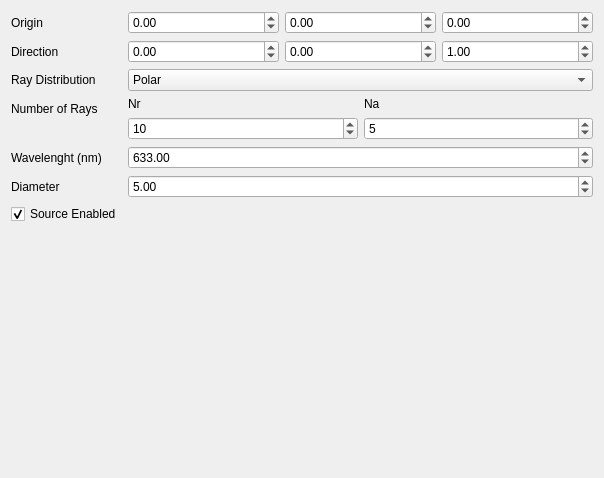
<?xml version="1.0" encoding="UTF-8"?>
<ui version="4.0">
 <class>Dialog</class>
 <widget class="QDialog" name="Dialog">
  <property name="geometry">
   <rect>
    <x>0</x>
    <y>0</y>
    <width>604</width>
    <height>478</height>
   </rect>
  </property>
  <property name="windowTitle">
   <string>Source</string>
  </property>
  <layout class="QFormLayout" name="formLayout">
   <property name="fieldGrowthPolicy">
    <enum>QFormLayout::AllNonFixedFieldsGrow</enum>
   </property>
   <item row="0" column="0">
    <widget class="QLabel" name="label">
     <property name="text">
      <string>Origin</string>
     </property>
    </widget>
   </item>
   <item row="0" column="1">
    <layout class="QHBoxLayout" name="horizontalLayout">
     <item>
      <widget class="QDoubleSpinBox" name="Ox">
       <property name="minimum">
        <double>-100000.000000000000000</double>
       </property>
       <property name="maximum">
        <double>100000.000000000000000</double>
       </property>
      </widget>
     </item>
     <item>
      <widget class="QDoubleSpinBox" name="Oy">
       <property name="minimum">
        <double>-100000.000000000000000</double>
       </property>
       <property name="maximum">
        <double>100000.000000000000000</double>
       </property>
      </widget>
     </item>
     <item>
      <widget class="QDoubleSpinBox" name="Oz">
       <property name="minimum">
        <double>-100000.000000000000000</double>
       </property>
       <property name="maximum">
        <double>100000.000000000000000</double>
       </property>
      </widget>
     </item>
    </layout>
   </item>
   <item row="1" column="0">
    <widget class="QLabel" name="label_2">
     <property name="text">
      <string>Direction</string>
     </property>
    </widget>
   </item>
   <item row="1" column="1">
    <layout class="QHBoxLayout" name="horizontalLayout_2">
     <item>
      <widget class="QDoubleSpinBox" name="Dx">
       <property name="minimum">
        <double>-100000.000000000000000</double>
       </property>
       <property name="maximum">
        <double>100000.000000000000000</double>
       </property>
      </widget>
     </item>
     <item>
      <widget class="QDoubleSpinBox" name="Dy">
       <property name="minimum">
        <double>-100000.000000000000000</double>
       </property>
       <property name="maximum">
        <double>100000.000000000000000</double>
       </property>
      </widget>
     </item>
     <item>
      <widget class="QDoubleSpinBox" name="Dz">
       <property name="minimum">
        <double>-100000.000000000000000</double>
       </property>
       <property name="maximum">
        <double>100000.000000000000000</double>
       </property>
       <property name="value">
        <double>1.000000000000000</double>
       </property>
      </widget>
     </item>
    </layout>
   </item>
   <item row="3" column="0">
    <widget class="QLabel" name="label_4">
     <property name="text">
      <string>Ray Distribution</string>
     </property>
    </widget>
   </item>
   <item row="3" column="1">
    <widget class="QComboBox" name="RayDistribution">
     <item>
      <property name="text">
       <string>Polar</string>
      </property>
     </item>
     <item>
      <property name="text">
       <string>Parallel</string>
      </property>
     </item>
    </widget>
   </item>
   <item row="4" column="0">
    <widget class="QLabel" name="label_5">
     <property name="text">
      <string>Number of Rays</string>
     </property>
    </widget>
   </item>
   <item row="4" column="1">
    <layout class="QHBoxLayout" name="horizontalLayout_5">
     <item>
      <layout class="QVBoxLayout" name="verticalLayout">
       <item>
        <widget class="QLabel" name="NTr0">
         <property name="text">
          <string>Nr</string>
         </property>
        </widget>
       </item>
       <item>
        <widget class="QSpinBox" name="nr">
         <property name="value">
          <number>10</number>
         </property>
        </widget>
       </item>
      </layout>
     </item>
     <item>
      <layout class="QVBoxLayout" name="verticalLayout_2">
       <item>
        <widget class="QLabel" name="NTr1">
         <property name="text">
          <string>Na</string>
         </property>
        </widget>
       </item>
       <item>
        <widget class="QSpinBox" name="na">
         <property name="value">
          <number>5</number>
         </property>
        </widget>
       </item>
      </layout>
     </item>
    </layout>
   </item>
   <item row="5" column="0">
    <widget class="QLabel" name="label_3">
     <property name="text">
      <string>Wavelenght (nm)</string>
     </property>
    </widget>
   </item>
   <item row="5" column="1">
    <widget class="QDoubleSpinBox" name="wavelenght">
     <property name="maximum">
      <double>1000000.000000000000000</double>
     </property>
     <property name="value">
      <double>633.000000000000000</double>
     </property>
    </widget>
   </item>
   <item row="6" column="0">
    <widget class="QLabel" name="label_6">
     <property name="text">
      <string>Diameter</string>
     </property>
    </widget>
   </item>
   <item row="6" column="1">
    <widget class="QDoubleSpinBox" name="D">
     <property name="maximum">
      <double>180.000000000000000</double>
     </property>
     <property name="value">
      <double>5.000000000000000</double>
     </property>
    </widget>
   </item>
   <item row="7" column="0">
    <widget class="QCheckBox" name="Enabled">
     <property name="text">
      <string>Source Enabled</string>
     </property>
     <property name="checked">
      <bool>true</bool>
     </property>
    </widget>
   </item>
  </layout>
 </widget>
 <resources/>
 <connections/>
</ui>
